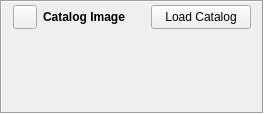
         <widget class="QFrame" name="ImageFrame">
          <property name="frameShape">
           <enum>QFrame::Box</enum>
          </property>
          <property name="frameShadow">
           <enum>QFrame::Sunken</enum>
          </property>
          <layout class="QVBoxLayout" name="imageFrameLayoutV">
           <property name="topMargin">
            <number>3</number>
           </property>
           <property name="bottomMargin">
            <number>3</number>
           </property>
           <item>
            <layout class="QHBoxLayout" name="imageFrameLayoutH">
             <item>
              <widget class="QPushButton" name="hideImageButton">
               <property name="sizePolicy">
                <sizepolicy hsizetype="Fixed" vsizetype="Fixed">
                 <horstretch>0</horstretch>
                 <verstretch>0</verstretch>
                </sizepolicy>
               </property>
               <property name="minimumSize">
                <size>
                 <width>24</width>
                 <height>24</height>
                </size>
               </property>
               <property name="maximumSize">
                <size>
                 <width>24</width>
                 <height>24</height>
                </size>
               </property>
               <property name="toolTip">
                <string>Minimize the image section</string>
               </property>
               <property name="text">
                <string/>
               </property>
               <property name="icon">
                <iconset theme="window-minimize">
                 <normaloff>.</normaloff>.</iconset>
               </property>
              </widget>
             </item>
             <item>
              <widget class="QLabel" name="ImageFrameLabel">
               <property name="maximumSize">
                <size>
                 <width>110</width>
                 <height>32</height>
                </size>
               </property>
               <property name="font">
                <font>
                 <weight>75</weight>
                 <bold>true</bold>
                </font>
               </property>
               <property name="text">
                <string>Catalog Image</string>
               </property>
              </widget>
             </item>
             <item>
              <spacer name="imagetitlespacer">
               <property name="orientation">
                <enum>Qt::Horizontal</enum>
               </property>
               <property name="sizeHint" stdset="0">
                <size>
                 <width>20</width>
                 <height>20</height>
                </size>
               </property>
              </spacer>
             </item>
             <item>
              <widget class="QPushButton" name="LoadCatalogButton">
               <property name="sizePolicy">
                <sizepolicy hsizetype="Fixed" vsizetype="Fixed">
                 <horstretch>0</horstretch>
                 <verstretch>0</verstretch>
                </sizepolicy>
               </property>
               <property name="minimumSize">
                <size>
                 <width>100</width>
                 <height>24</height>
                </size>
               </property>
               <property name="maximumSize">
                <size>
                 <width>100</width>
                 <height>24</height>
                </size>
               </property>
               <property name="toolTip">
                <string>Load a new catalog</string>
               </property>
               <property name="text">
                <string>Load Catalog</string>
               </property>
              </widget>
             </item>
            </layout>
           </item>
           <item>
            <layout class="QHBoxLayout" name="ImageHLayout">
             <item>
              <layout class="QVBoxLayout" name="ImageVLayout">
               <item>
                <widget class="QLabel" name="ImagePreview">
                 <property name="maximumSize">
                  <size>
                   <width>100000</width>
                   <height>300</height>
                  </size>
                 </property>
                 <property name="text">
                  <string/>
                 </property>
                </widget>
               </item>
               <item>
                <widget class="QLabel" name="ImagePreviewCredit">
                 <property name="maximumSize">
                  <size>
                   <width>100000</width>
                   <height>32</height>
                  </size>
                 </property>
                 <property name="text">
                  <string/>
                 </property>
                </widget>
               </item>
               <item>
                <widget class="QLabel" name="ImagePreviewCreditLink">
                 <property name="maximumSize">
                  <size>
                   <width>100000</width>
                   <height>32</height>
                  </size>
                 </property>
                 <property name="text">
                  <string/>
                 </property>
                </widget>
               </item>
              </layout>
             </item>
             <item>
              <spacer name="imageHspacer">
               <property name="orientation">
                <enum>Qt::Horizontal</enum>
               </property>
               <property name="sizeHint" stdset="0">
                <size>
                 <width>40</width>
                 <height>20</height>
                </size>
               </property>
              </spacer>
             </item>
            </layout>
           </item>
           <item>
            <spacer name="imagespacer">
             <property name="orientation">
              <enum>Qt::Vertical</enum>
             </property>
             <property name="sizeHint" stdset="0">
              <size>
               <width>40</width>
               <height>20</height>
              </size>
             </property>
            </spacer>
           </item>
          </layout>
         </widget>
